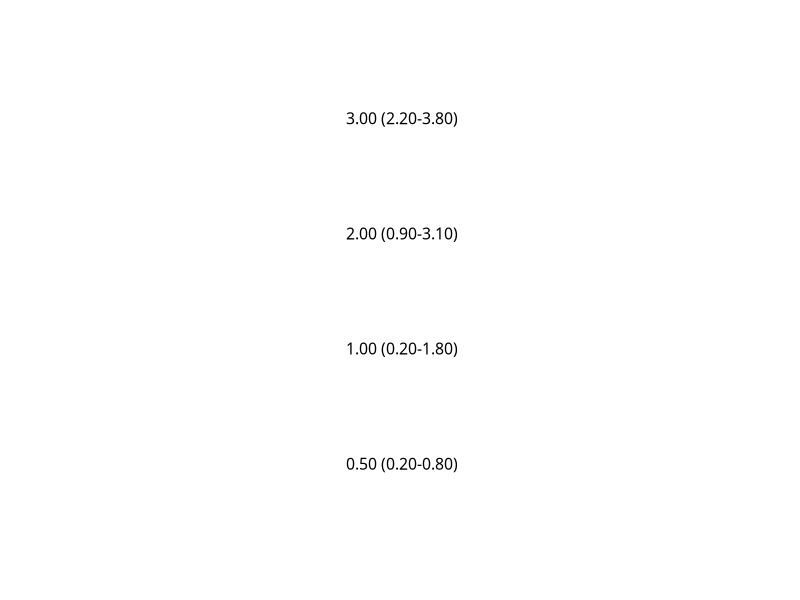
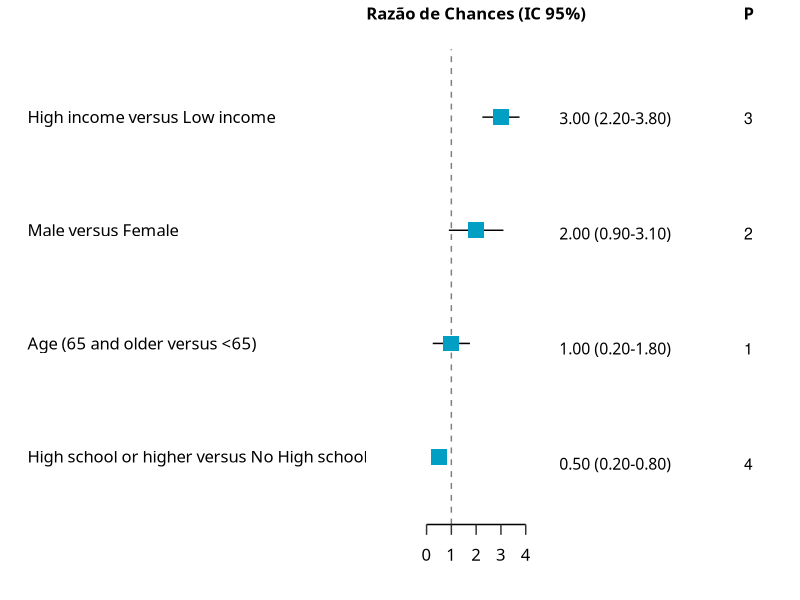

Write R code to recreate these figures, in order.

# data
df <- data.frame(
  p = c(1, 2, 3, 4), ## This provides an order to the data
  label = c("Age (65 and older versus <65)", "Male versus Female", "High income versus Low income", "High school or higher versus No High school"),
  or = c(1.00, 2.00, 3.00, 0.50),
  ll = c(0.25, 0.90, 2.25, 0.2),
  ul = c(1.75, 3.10, 3.75, 0.8),
  ci = c("0.25, 1.75", "0.90, 3.10", "2.25, 3.75", "0.20, 0.80")
)

# forest plot with OR table
library(tidyverse)
library(gridExtra)

## forest plot
forestPlot <- ggplot(df,
       aes(x = or, 
           y = reorder(label, or))) +
  geom_vline(xintercept = 1,
             color = "black",
             linetype = "dashed",
             cex = 0.5,
             alpha = 0.5) +
  geom_errorbarh(aes(xmin = ll,
                     xmax = ul),
                 height = 0) +
  geom_point(shape = 15, 
             size = 5,
             color = "#009FC3") +
  scale_x_continuous(limits = c(0, 4), 
                     expand = expansion(0, 0)) +
  labs(y = "",
       subtitle = "Razão de Chances (IC 95%)\n") +
  theme_bw() +
  theme(panel.border = element_blank(),
        panel.background = element_blank(),
        panel.grid.major = element_blank(),
        panel.grid.minor = element_blank(),
        axis.line.y = element_blank(),
        axis.ticks.y = element_blank(),
        axis.ticks.length.x = unit(7.5, "pt"),
        axis.line.x = element_line(color = "black"),
        axis.text.y = element_text(size = 12,
                                   color = "black",
                                   family = "Montserrat",
                                   margin = margin(r = 40),
                                   hjust = 0),
        axis.text.x.bottom = element_text(size = 12,
                                          color = "black",
                                          family = "Montserrat",
                                          margin = margin(t = 10, b = 20)),
        axis.title.x = element_blank(),
        plot.subtitle = element_text(size = 12,
                                    hjust = 0.5,
                                    color = "black",
                                    family = "Montserrat",
                                    face = "bold"))

## base table
tableBase <- ggplot(df, aes(y=label)) +
  labs(x = "",
       y = NULL) +
  theme(plot.title = element_text(hjust = 0.5,
                                  size=12), 
        axis.text.x = element_text(color="white", 
                                   hjust = -3, 
                                   size = 25), # This is used to help with alignment
        axis.line = element_blank(),
        axis.text.y = element_blank(), 
        axis.ticks = element_blank(),
        axis.title.y = element_blank(), 
        legend.position = "none",
        panel.background = element_blank(), 
        panel.border = element_blank(), 
        panel.grid.major = element_blank(),
        panel.grid.minor = element_blank(), 
        plot.background = element_blank())

## point estimate table
tableEstimate <- tableBase + 
  labs(title = "\n") +
  geom_text(aes(y = reorder(label, or),
                x = 1,
                label = paste(sprintf("%0.2f",
                                      round(or, 1)),
                              " (",
                              sprintf("%0.2f",
                                      round(ll, 1)),
                              "-",
                              sprintf("%0.2f",
                                      round(ul, 1)),
                              ")", 
                              sep = "")),
            size = 4,
            family = "Montserrat") + ## decimal places
  theme(title = element_text(size = 12,
                             color = "black",
                             family = "Montserrat",
                             face = "bold"))
tableEstimate

## P value table
tableP <- tableBase + 
  labs(title = "P\n") +
  geom_text(aes(y = reorder(label, or),
                x = 1,
                label = p),
            size = 4) +
  theme(title = element_text(size = 12,
                             color = "black",
                             family = "Montserrat",
                             face = "bold"))


## combining elements of forest plot
tableLayout <-  matrix(c(1,1,1,1,1,1,1,1,1,1,2,2,2,3,3), nrow = 1)
grid.arrange(forestPlot, tableEstimate, tableP, layout_matrix = tableLayout)

